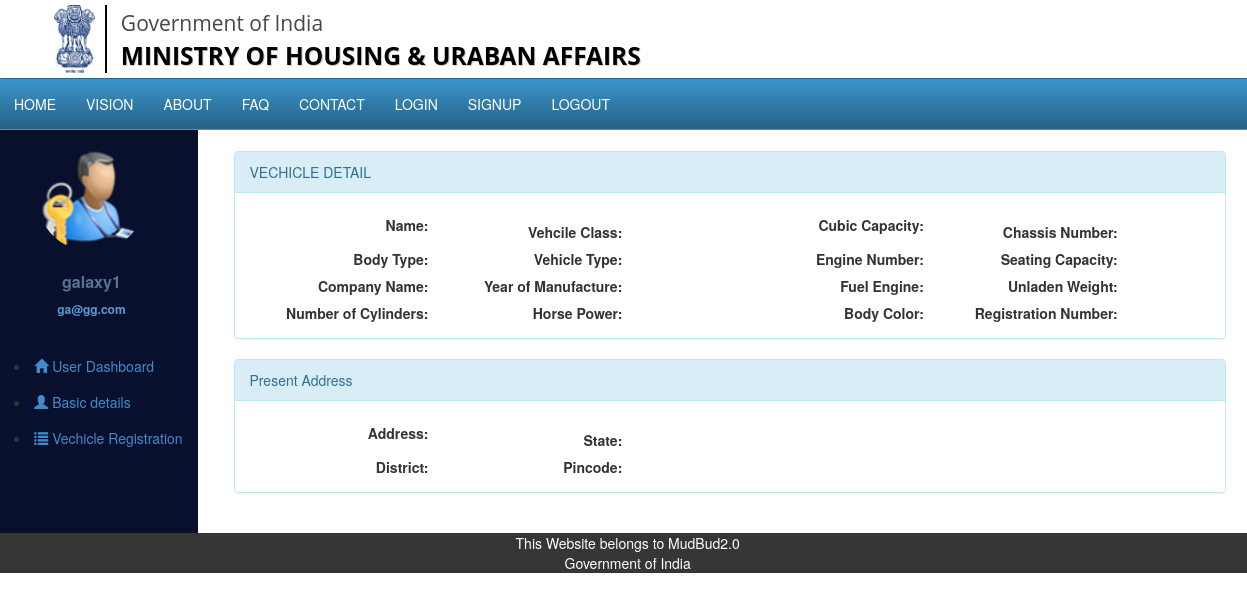
The page /mud/userdash/qwert543/ (signed in) on the database as committed earlier.
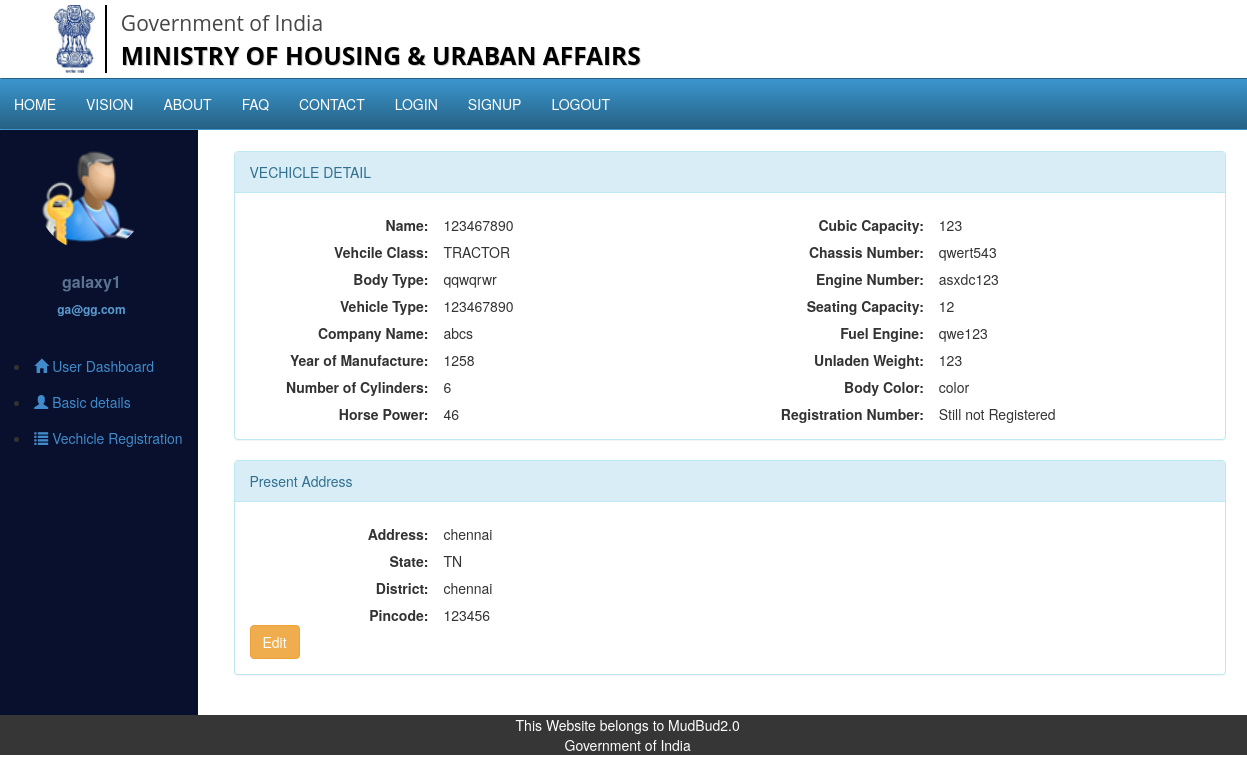
The same page on the database as committed later.
### mud/models.py (models this page shows, shortened)
class VehicleDetails(models.Model):
    vtype =  (
        ('PRIVATE','Private'),
        ('GOODS','Goods'),
        ('PASSENGER','Passenger'),
        ('SPECIAL', 'Special'),
    )
    vclass = (
        ('AMBULANCE','Ambulance'),
        ('CRANE','Crane'),
        ('FIRE FIGHTER','Fire Fighter'),
        ('HEAVY GOODS VEHICLE','Heavy Goods Vehicle'),
        ('L.M.V.(CAR)','L.M.V.(Car)'),
        ('L.M.V.(JEEP/GYPSY)','L.M.V.(Jeep/GYPSY)'),
        ('L.M.V.(VAN)','L.M.V.(Van)'),
        ('MOTOR CYCLE','Motor Cycle'),
        ('THREE WHEELER','Three Wheeler'),
        ('TRACTOR','Tractor'),
    )
    owner = models.ForeignKey(PersonalDetail,default='')
    dealer_name = models.CharField(max_length = 50)
    dealer_address = models.CharField(max_length = 250)
    vehicle_class = models.CharField(max_length = 20, choices = vclass, default = 8 )
    body_type = models.CharField(max_length = 20)
    vehicle_type =  models.CharField(max_length = 20, choices = vtype, default=1)
    company_name = models.CharField(max_length = 15)
    year_manufacture = models.IntegerField()
    numberof_cylinders = models.IntegerField()
    horse_power = models.IntegerField()
    cubic_capacity = models.IntegerField()
    chassis_no = models.CharField(primary_key = True , max_length = 50)
    engine_number = models.CharField(max_length = 100)
    seating_capacity = models.IntegerField()
    fuel_engine = models.CharField(max_length = 20)
    unladen_weight = models.IntegerField()
    body_color = models.CharField(max_length = 10)
    registration_no = models.CharField(max_length = 20, blank = True, default = "Still not Registered")

class PersonalDetail(models.Model):
    user = models.ForeignKey(User,default = "")
    user_name = models.CharField(max_length = 100)
    father_name = models.CharField(max_length = 100)
    mother_name = models.CharField(max_length = 100)
    gender = models.CharField(max_length = 6,choices=(('MALE','Male'),('FEMALE','Female')),default=1)
    pan_no = models.CharField(max_length = 20)
    aadhar_no = models.CharField(max_length = 12,primary_key = True)
    mobile_no = models.CharField(max_length = 13)
    email_id = models.EmailField(max_length = 25)
    def __str__(self):
        return str(self.aadhar_no)

class PresentAdd(models.Model):
    vehicle = models.ForeignKey(VehicleDetails,default='')
    add1 = models.CharField(max_length = 200)
    state = models.CharField(max_length = 50)
    district = models.CharField(max_length = 50)
    pincode = models.CharField(max_length = 6)

### mud/views.py (the view)
# urls.py: url(r'^userdash/(?P<cs_no>\w+)/$', views.vehicle_details, name = 'vehicle_details'),
@login_required(login_url = '/accounts/login/')
def vehicle_details(request,cs_no):
    vdetails_i = get_or_none(VehicleDetails, chassis_no=cs_no)
    present_i = get_or_none(PresentAdd, vehicle=cs_no)
    vdetails_f = vdetails_i
    present_f = present_i
    return render(request, 'mud/UserDashboardVechiclesDetail.html', {'vdetails_f':vdetails_f,'present_f':present_f })

### mud/views.py (called while the page is built)
def get_or_none(m,**kwargs):
    try:
        return m.objects.get(**kwargs)
    except:
        return None

### mud/templates/mud/UserDashboardVechiclesDetail.html (shortened to what the changed rows need)
{% extends "mud/base.html" %}
{%load staticfiles %}
{% load widget_tweaks %}
{% block content %}
	  		<div class="row">
	  			<div class="container" style="width:100%;background: #08102d;">
					<div class="col-md-10" style="background-color:white;">
								<div class="row" style="margin:2%">
										<div class="panel panel-info">
											        <div class="panel-body">
<fieldset class="for-panel">
          <div class="row">
            <div class="col-sm-6">
              <div class="form-horizontal">
                  <label class="col-xs-5 control-label">Name: </label>
                  <p class="form-control-static">{{ vdetails_f.owner }}</p>
                  <label class="col-xs-5 control-label">Vehcile Class: </label>
                  <p class="form-control-static">{{ vdetails_f.vehicle_class }}</p>
                   <label class="col-xs-5 control-label">Body Type: </label>
                   <p class="form-control-static">{{ vdetails_f.body_type }}</p>
                  <label class="col-xs-5 control-label">Vehicle Type: </label>
                  <p class="form-control-static">{{ vdetails_f.owner }}</p>
                  <label class="col-xs-5 control-label">Company Name: </label>
                  <p class="form-control-static">{{ vdetails_f.company_name }}</p>
                   <label class="col-xs-5 control-label">Year of Manufacture: </label>
                   <p class="form-control-static">{{ vdetails_f.year_manufacture }}</p>
                  <label class="col-xs-5 control-label">Number of Cylinders: </label>
                  <p class="form-control-static">{{ vdetails_f.numberof_cylinders }}</p>
                   <label class="col-xs-5 control-label">Horse Power: </label>
                   <p class="form-control-static">{{ vdetails_f.horse_power }}</p>
              </div>
            </div>
            <div class="col-sm-6">
              <div class="form-horizontal">
                  <label class="col-xs-5 control-label">Cubic Capacity: </label>
                  <p class="form-control-static">{{ vdetails_f.cubic_capacity }}</p>
                  <label class="col-xs-5 control-label">Chassis Number: </label>
                  <p class="form-control-static">{{ vdetails_f.chassis_no }}</p>
                   <label class="col-xs-5 control-label">Engine Number: </label>
                   <p class="form-control-static">{{ vdetails_f.engine_number }}</p>
                  <label class="col-xs-5 control-label">Seating Capacity: </label>
                  <p class="form-control-static">{{ vdetails_f.seating_capacity }}</p>
                  <label class="col-xs-5 control-label">Fuel Engine: </label>
                  <p class="form-control-static">{{ vdetails_f.fuel_engine }}</p>
                   <label class="col-xs-5 control-label">Unladen Weight: </label>
                   <p class="form-control-static">{{ vdetails_f.unladen_weight }}</p>
                  <label class="col-xs-5 control-label">Body Color: </label>
                  <p class="form-control-static">{{ vdetails_f.body_color }}</p>
                   <label class="col-xs-5 control-label">Registration Number: </label>
			{% if vdetails_f.registration_no is not None %}
                   <p class="form-control-static">{{ vdetails_f.registration_no }}</p>
						{% endif %}
              </div>
            </div>
          </div>
        </fieldset>
										         	</div>
		 									</div>
		 									<div class="panel panel-info">
														        <div class="panel-body">
															     		<fieldset class="for-panel">
          <div class="row">
            <div class="col-sm-6">
              <div class="form-horizontal">
                  <label class="col-xs-5 control-label">Address: </label>
                  <p class="form-control-static">{{ present_f.add1 }}</p>
                  <label class="col-xs-5 control-label">State: </label>
                  <p class="form-control-static">{{ present_f.state }}</p>
                    <label class="col-xs-5 control-label">District: </label>
                    <p class="form-control-static">{{ present_f.district }}</p>
		<label class="col-xs-5 control-label">Pincode: </label>
                    <p class="form-control-static">{{ present_f.pincode }}</p>
              </div>
            </div>
          </div>
        </fieldset>
{% if vdetails_f.registration_no == 'Still not Registered' %}
<a href="{% url 'reg' purpose=vdetails_f.chassis_no %}"><button type="button" class="btn btn-warning ">Edit</button>
		{% endif %}
															         </div>
															 	</div>
									</div>
					</div>
				</div>
	</div>
{% endblock %}

Rows that differ between the two databases and show on the page:
added VehicleDetails: owner "123467890", vehicle_class "TRACTOR", body_type "qqwqrwr", company_name "abcs", year_manufacture "1258", numberof_cylinders "6", horse_power "46", cubic_capacity "123", chassis_no "qwert543", engine_number "asxdc123", seating_capacity "12", fuel_engine "qwe123", unladen_weight "123", body_color "color", registration_no "Still not Registered"
added PresentAdd: add1 "chennai", state "TN", district "chennai", pincode "123456"
Other text that changed with them:
text now shown: "Edit"
